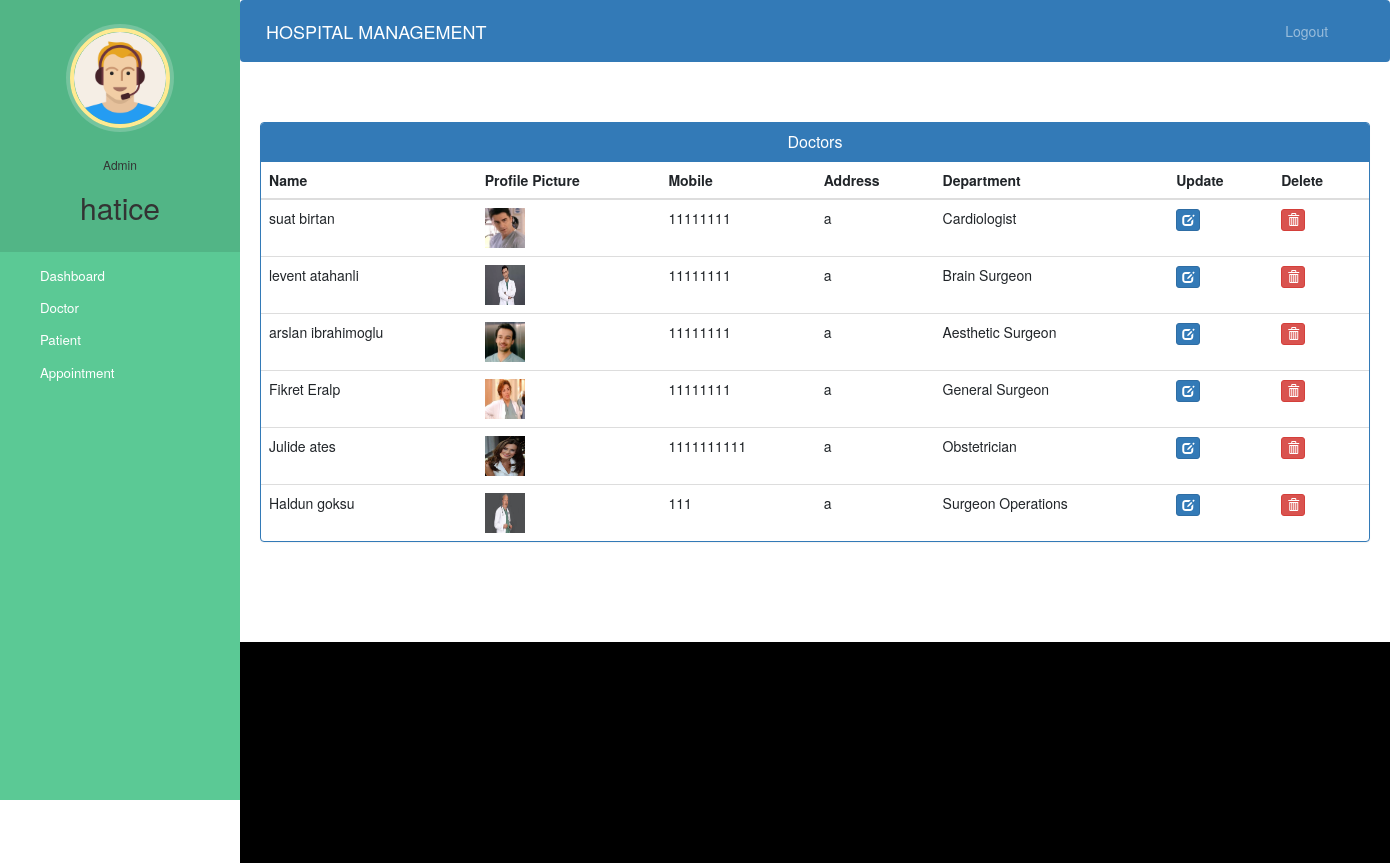
The app's page /admin-view-doctor (signed in) with its own data.
### hospital/models.py (models this page shows, shortened)
class Doctor(models.Model):
    user=models.OneToOneField(User,on_delete=models.CASCADE)
    profile_pic= models.ImageField(upload_to='profile_pic/DoctorProfilePic/',null=True,blank=True)
    address = models.CharField(max_length=40)
    mobile = models.CharField(max_length=20,null=True)
    department= models.CharField(max_length=50,choices=departments,default='Cardiologist')
    status=models.BooleanField(default=False)
    @property
    def get_name(self):
        return self.user.first_name+" "+self.user.last_name

### hospital/views.py (the view)
# urls.py: path('admin-view-doctor', views.admin_view_doctor_view,name='admin-view-doctor'),
@login_required(login_url='adminlogin')
@user_passes_test(is_admin)
def admin_view_doctor_view(request):
    doctors=models.Doctor.objects.all().filter(status=True)
    return render(request,'hospital/admin_view_doctor.html',{'doctors':doctors})

### hospital/views.py (called while the page is built)
def is_admin(user):
    return user.groups.filter(name='ADMIN').exists()

### templates/hospital/admin_view_doctor.html (shortened to what this page needs)
{% extends 'hospital/admin_base.html' %}
{% block content %}
{%load static%}
<head>
  <link href="//netdna.bootstrapcdn.com/bootstrap/3.0.0/css/bootstrap.min.css" rel="stylesheet" id="bootstrap-css">
</head>
<div class="container">
  <div class="panel panel-primary">
    <div class="panel-heading">
      <h6 class="panel-title">Doctors</h6>
    </div>
    <table class="table table-hover" id="dev-table">
      <thead>
        <tr>
          <th>Name</th>
          <th>Profile Picture</th>
          <th>Mobile</th>
          <th>Address</th>
          <th>Department</th>
          <th>Update</th>
          <th>Delete</th>
        </tr>
      </thead>
      {% for d in doctors %}
      <tr>
        <td> {{d.get_name}}</td>
        <td> <img src="{% static d.profile_pic.url %}" alt="Profile Pic" height="40px" width="40px" /></td>
        <td>{{d.mobile}}</td>
        <td>{{d.address}}</td>
        <td>{{d.department}}</td>
        <td><a class="btn btn-primary btn-xs" href="{% url 'update-doctor' d.id  %}"><span class="glyphicon glyphicon-edit"></span></a></td>
        <td><a class="btn btn-danger btn-xs" href="{% url 'delete-doctor-from-hospital' d.id  %}"><span class="glyphicon glyphicon-trash"></span></a></td>
      </tr>
      {% endfor %}
    </table>
  </div>
</div>
{% endblock content %}

### templates/hospital/admin_base.html (shortened to what this page needs)
<!DOCTYPE html>
{% load static %}
<html lang="en">
<head>
  <link rel="stylesheet" href="https://stackpath.bootstrapcdn.com/bootstrap/4.3.1/css/bootstrap.min.css">
  <link rel="stylesheet" href="https://maxcdn.bootstrapcdn.com/font-awesome/4.7.0/css/font-awesome.min.css">
  <link rel="stylesheet" href="{% static '/style.css' %}">
</head>
<body>
  <nav class="menu" tabindex="0">
    <header class="avatar">
      <img src="{% static "images/adminpropic.png" %}" />
      <br><br>
      <h6>Admin</h6>
      <h2>{{request.user.first_name}}</h2>
    </header>
    <ul>
      <li tabindex="0" class="icon-dashboard"> <a style="color:white; text-decoration:none;" href="/admin-dashboard"><span>Dashboard</span></a> </li>
      <li tabindex="0" class="icon-customers"> <a style="color:white; text-decoration:none;" href="/admin-doctor"><span>Doctor</span></a></li>
      <li tabindex="0" class="icon-users"> <a style="color:white; text-decoration:none;" href="/admin-patient"><span>Patient</span></a></li>
      <li tabindex="0" class="icon-calendar"> <a style="color:white; text-decoration:none;" href="/admin-appointment"><span>Appointment</span></a></li>
    </ul>
  </nav>
  <main>
    <div class="bs-example">
      <nav class="navbar navbar-expand-md  navbar-dark fixed-top" style="background:#337AB7;">
        <a href="/admin-dashboard" class="navbar-brand">HOSPITAL MANAGEMENT</a>
        <div class="collapse navbar-collapse justify-content-between" id="navbarCollapse">
          <div class="navbar-nav" style=" margin-left: 90%;">
            <a href="/logout" class="nav-item nav-link">Logout</a>
          </div>
        </div>
      </nav>
    </div>
    <br><br>
    {% block content %}
    {% endblock content %}
    <br><br><br><br>
    <footer>
      <br>
      <div class="container">
        <div class="row">
          <div class="col-md-12 col-sm-12">
          </div>
        </div>
      </div>
    </footer>
  </main>
</body>
</html>

### static/style.css (style rules this page uses)
body { padding-left: 240px; }
main { position: relative; height: 100vh; }
.menu { background: #5bc995; height: 100vh; width: 240px; position: fixed; top: 0px; left: 0; z-index: 5; outline: none; }
.menu .avatar { background: rgba(0, 0, 0, 0.1); padding: 2em 0.5em; text-align: center; }
.menu .avatar img { width: 100px; border-radius: 50%; overflow: hidden; border: 4px solid #ffea92; box-shadow: 0 0 0 4px rgba(255, 255, 255, 0.2); }
.menu .avatar h2 { font-weight: normal; margin-bottom: 0; }
.menu ul { list-style: none; padding: 0.5em 0; margin: 0; }
.menu ul li { padding: 0.5em 1em 0.5em 3em; font-size: 0.95em; font-weight: regular; background-repeat: no-repeat; background-position: left 15px center; background-size: auto 20px; transition: all 0.15s linear; cursor: pointer; }
.menu ul li.icon-dashboard { background-image: url("http://www.entypo.com/images//gauge.svg"); }
.menu ul li.icon-customers { background-image: url("http://www.entypo.com/images//briefcase.svg"); }
.menu ul li.icon-users { background-image: url("http://www.entypo.com/images//users.svg"); }
.menu ul li.icon-calendar { background-image: url("http://www.entypo.com/images//calendar.svg"); }

### templates/hospital/admin_base.html (style rules this page uses)
a:link { text-decoration: none; }
a { color: white; }
footer { padding: 0px 0px 0px 0px; background-color: black; margin: 0px; }
body { padding-left: 240px; }
main { position: relative; height: 100vh; }
.menu { background: #5bc995; height: 100vh; width: 240px; position: fixed; top: 0px; left: 0; z-index: 5; outline: none; }
.menu .avatar { background: rgba(0, 0, 0, 0.1); padding: 2em 0.5em; text-align: center; }
.menu .avatar img { width: 100px; border-radius: 50%; overflow: hidden; border: 4px solid #ffea92; box-shadow: 0 0 0 4px rgba(255, 255, 255, 0.2); }
.menu .avatar h2 { font-weight: normal; margin-bottom: 0; }
.menu ul { list-style: none; padding: 0.5em 0; margin: 0; }
.menu ul li { padding: 0.5em 1em 0.5em 3em; font-size: 0.95em; font-weight: regular; background-repeat: no-repeat; background-position: left 15px center; background-size: auto 20px; transition: all 0.15s linear; cursor: pointer; }
.menu ul li.icon-dashboard { background-image: url("http://www.entypo.com/images//gauge.svg"); }
.menu ul li.icon-customers { background-image: url("http://www.entypo.com/images//briefcase.svg"); }
.menu ul li.icon-users { background-image: url("http://www.entypo.com/images//users.svg"); }
.menu ul li.icon-calendar { background-image: url("http://www.entypo.com/images//calendar.svg"); }

### templates/hospital/admin_view_doctor.html (style rules this page uses)
a:link { text-decoration: none; }
h6 { text-align: center; }
.row { margin: 100px; }

### records on screen
Doctor: get_name "suat birtan", profile_pic (picture), mobile "11111111", address "a", department "Cardiologist"
Doctor: get_name "levent atahanli", profile_pic (picture), mobile "11111111", address "a", department "Brain Surgeon"
Doctor: get_name "arslan ibrahimoglu", profile_pic (picture), mobile "11111111", address "a", department "Aesthetic Surgeon"
Doctor: get_name "Fikret Eralp", profile_pic (picture), mobile "11111111", address "a", department "General Surgeon"
Doctor: get_name "Julide ates", profile_pic (picture), mobile "1111111111", address "a", department "Obstetrician"
Doctor: get_name "Haldun goksu", profile_pic (picture), mobile "111", address "a", department "Surgeon Operations"

### other values on screen
{{ request.user.first_name }} "hatice"
